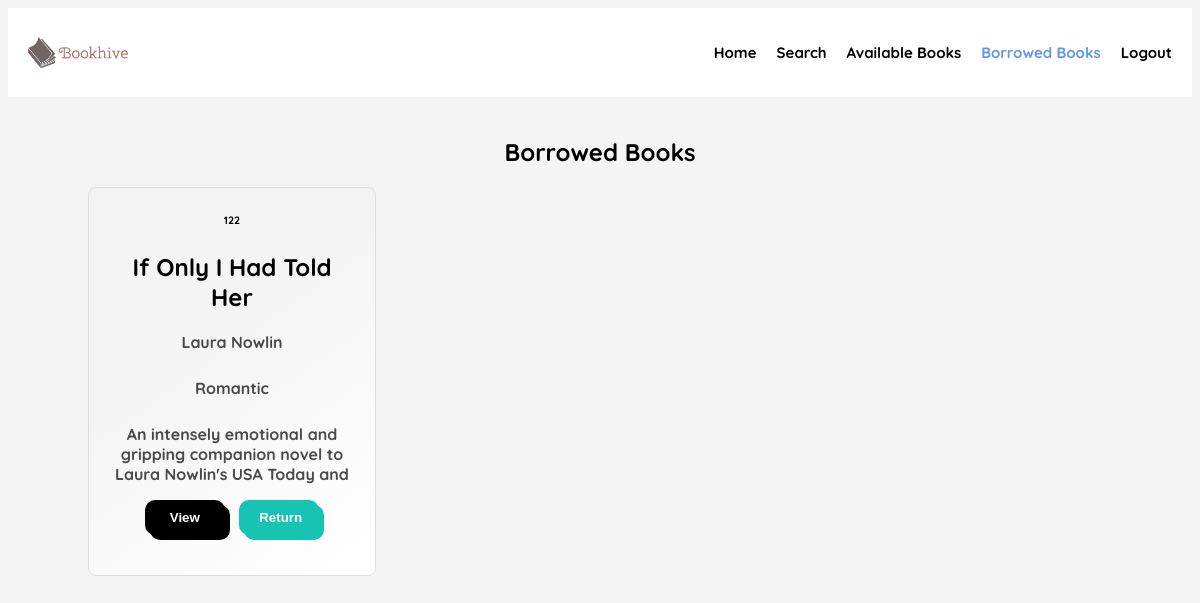
/user_interface/borrowed_books/gad/, run on the app's committed database.
### pages/models.py (models this page shows, shortened)
class Book(models.Model):
    id = models.IntegerField(primary_key=True)
    name = models.CharField(max_length=50)
    author = models.CharField(max_length=50)
    category = models.CharField(max_length=50)
    description = models.TextField()
    available = models.BooleanField(default=True)
    class Meta:
        ordering = ['id']

### pages/views.py (the view)
# urls.py: path('user_interface/borrowed_books/<str:username>/', views.borrowed, name='borrowed'),
def borrowed(request, username):
    if request.method == 'POST':
        bookid = request.POST.get('id')
        name = request.POST.get('username')
        Book.objects.filter(id = bookid).update(available = True)
        BookBorrow.objects.get(username = name, bookId = bookid).delete()
        return JsonResponse({'success': True})
    else:
        borrowBooks = BookBorrow.objects.filter(username = username)
        borrowed = [borrowBook.bookId for borrowBook in borrowBooks]
        return render(request, "borrowed_books.html", {'borrowed': Book.objects.filter(id__in=borrowed)})

### pages/templates/borrowed_books.html (shortened to what this page needs)
{% extends "base_user.html" %}
{% load static %}
{% block static_cssFile %}
<link rel="stylesheet" href="{% static 'css/borrowed_books.css' %}">
{% endblock %}
{% block bodyContent %}
<h2>Borrowed Books</h2>
{% for book in borrowed %}
<article>
    <h6>{{ book.id }}</h6>
    <h2 class="title">{{ book.name }}</h2>
    <p class="author">{{ book.author }}</p>
    <p class="category">{{ book.category }}</p>
    <p class="descreption">{{ book.description }}</p>
    <button class="view" onclick="">View</button>
    <button class="return" onclick="">Return</button>
</article>
{% endfor %}
{% endblock %}

### library/static/css/nav_style.css (style rules this page uses)
html { font-family: Quicksand, sans-serif; background-color: #f4f4f4; }

### library/static/css/borrowed_books.css (style rules this page uses)
h2 { text-align: center; }
article { padding: 20px; background: linear-gradient(144.39deg, #f4f4f4 40%, #fff 95%);; border: 1px solid rgb(221, 221, 221); width: calc((100% - 320px) / 3); box-sizing: border-box; border-radius: .5rem; text-align: center; display: inline-block; margin-left: 80px; margin-bottom: 20px; }
h6 { margin-top: 5px; }
.author, .category, .descreption, .is-available { opacity: 0.7; padding-bottom: 10px; font-weight: bold; }
.author::first-letter, .category::first-letter, .descreption::first-letter ,.title::first-letter { text-transform: capitalize; }
.descreption { height: 50px; overflow: hidden; }
button { width: 80px; height: 35px; border: none; padding: 0px 20px; background-color: black; color: white; font-weight: 700; cursor: pointer; border-radius: 10px; box-shadow: 5px 5px 0px black; transition-duration: 0.3s; margin-bottom: 20px; }
.return { background-color: #17C3B2; box-shadow: 5px 5px 0px #17C3B2; margin-left: 10px; }

### data on the page
Book: id "122", name "If Only I Had Told Her", author "Laura Nowlin", category "Romantic", description "An intensely emotional and gripping companion novel to Laura Nowlin's USA Today and…"
